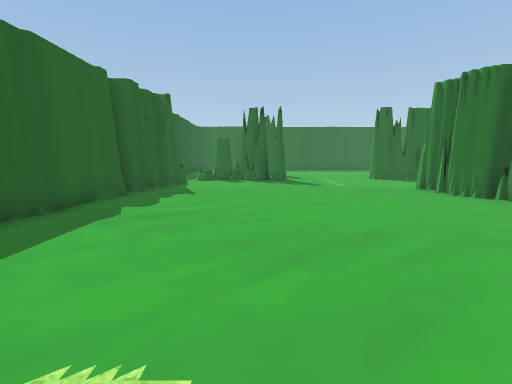
[1] (above)

23 first-person views from a walk through a 3-D level made in the Unity game engine. The camera is 1.3 m above the floor, tilts 8° down and sees 90° across. The floor is counted in squares, 1 m on a side. Each view is taken from the middle of a square. On the plan, view 1 faces up. The plan holds only what a view shows up to about 13 squares ahead; the rest is blank. The player is left out. Some surface patterns are stand-ins.

[2]
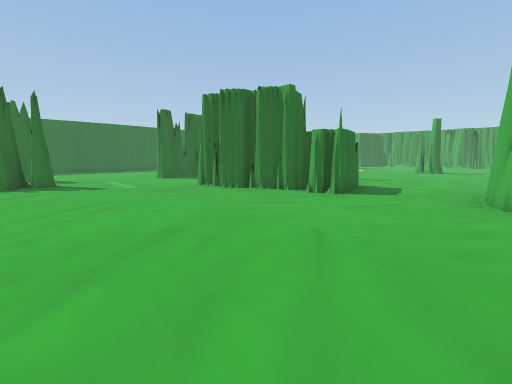

[3]
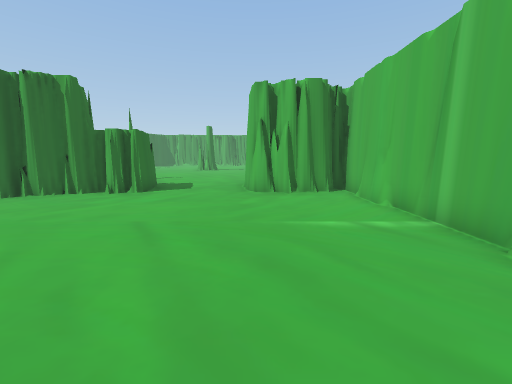

[4]
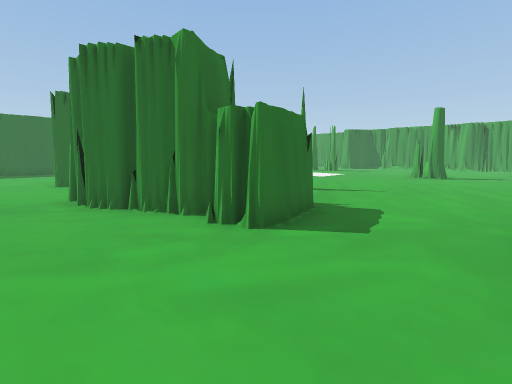

[5]
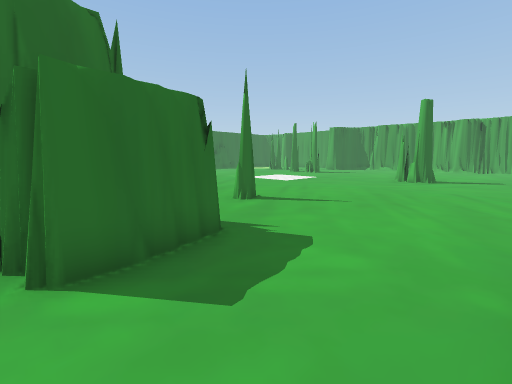

[6]
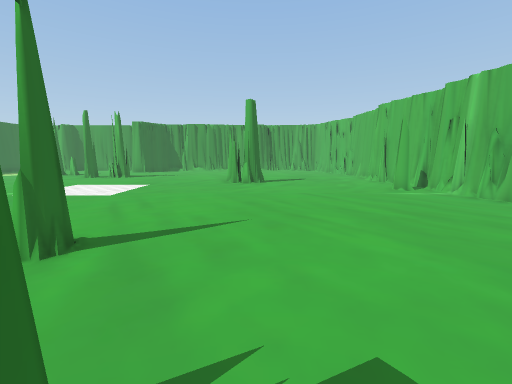

[7]
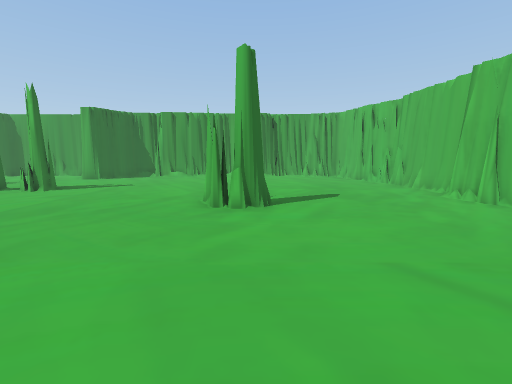

[8]
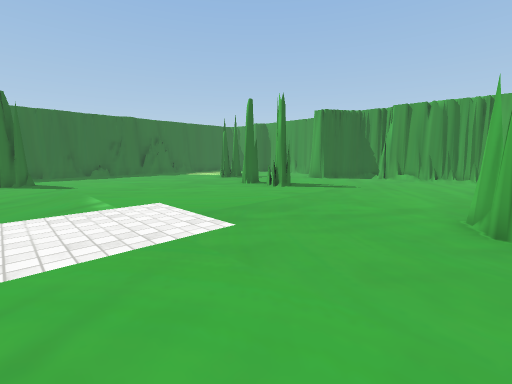

[9]
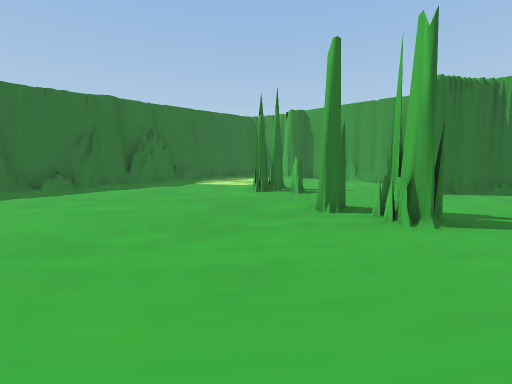

[10]
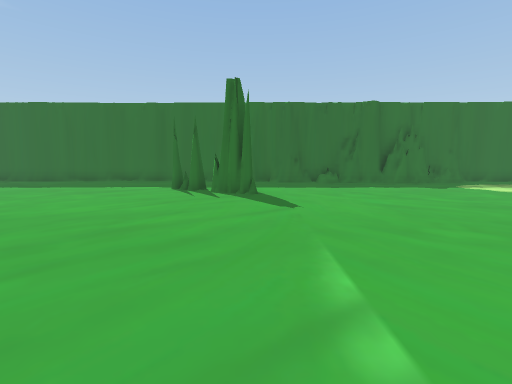

[11]
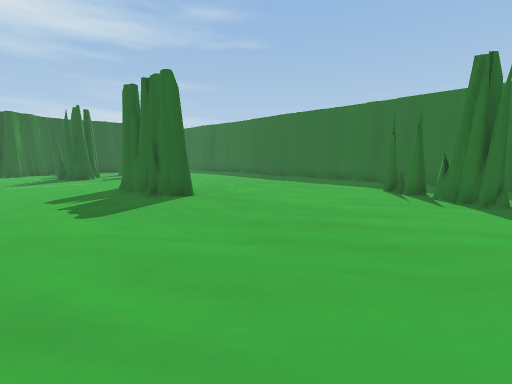

[12]
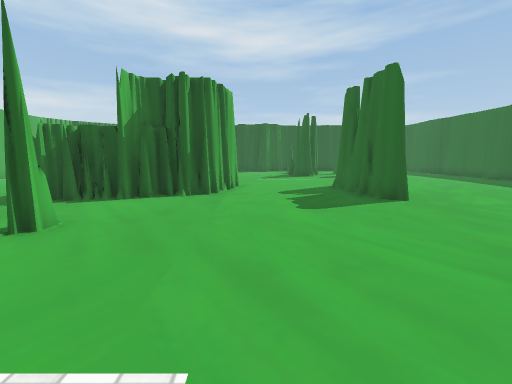

[13]
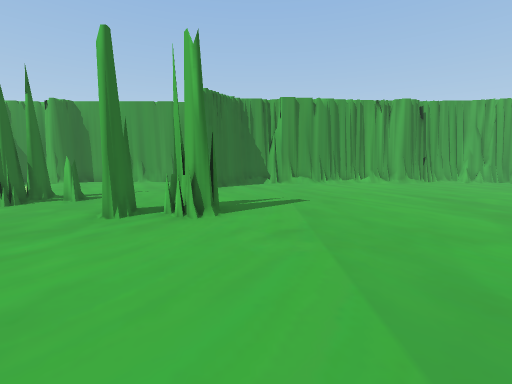

[14]
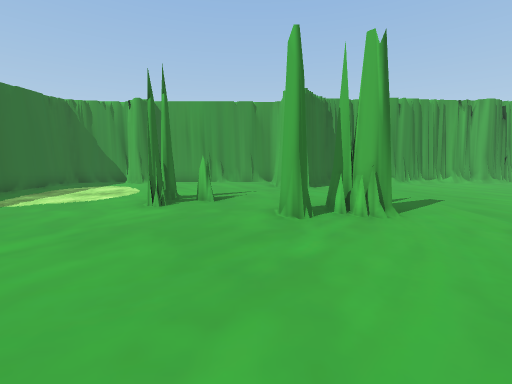

[15]
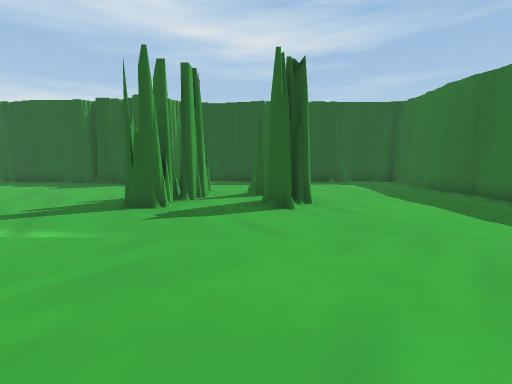

[16]
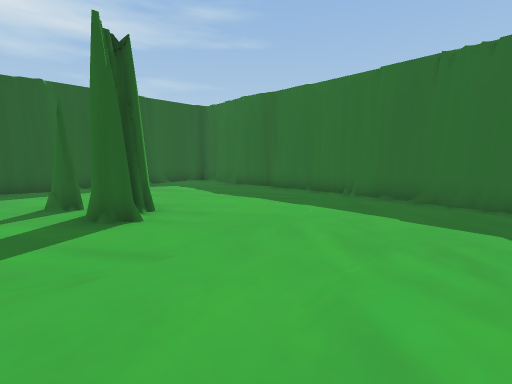

[17]
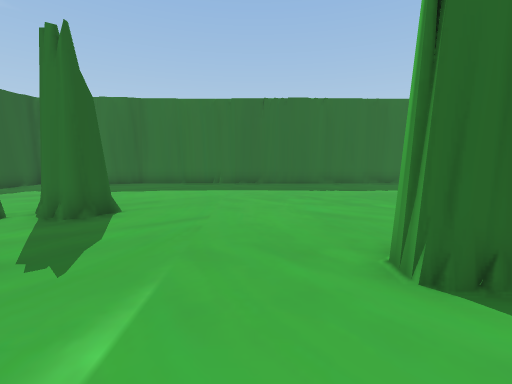

[18]
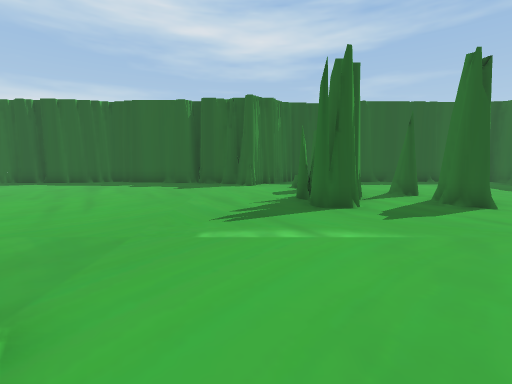

[19]
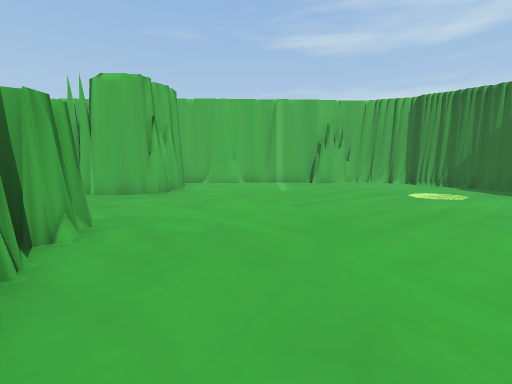

[20]
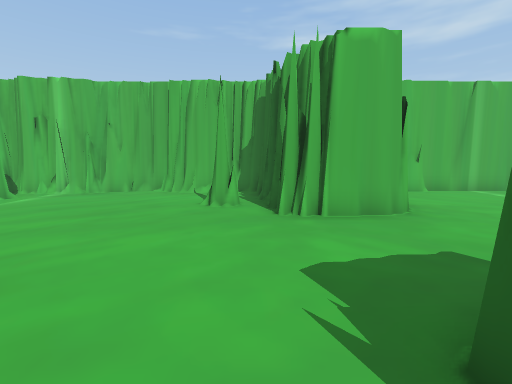

[21]
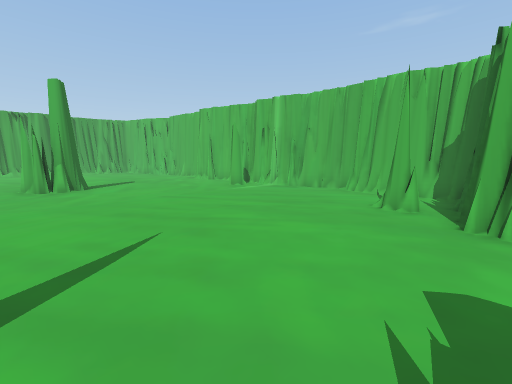

[22]
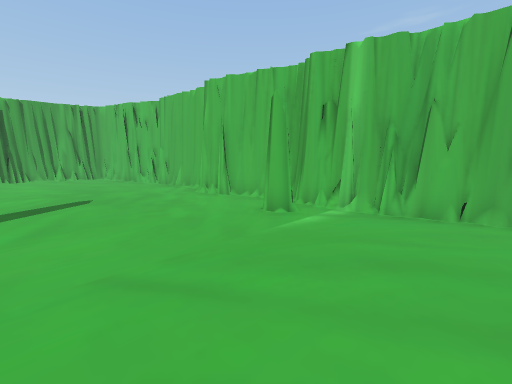

[23]
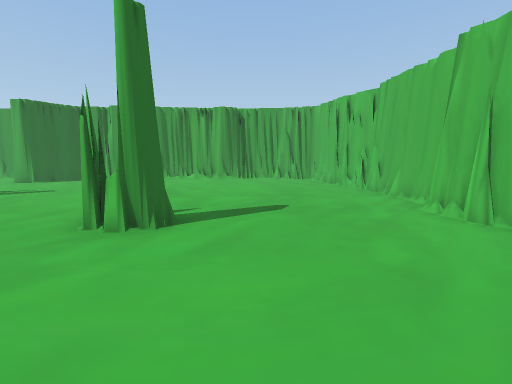

### Floor plan
Key: @ floor where view 1 was taken; # wall or solid block; x gap in a wall; . floor; = window, fence, low wall or low ledge.
Columns run from 5 left of view 1 to 33 right of it. Each row starts with its distance up from view 1.
 25     ##################
 24 #####..............  #############.####
 23 #................... . ...............#
 22 #................... . ...............#
 21 #...................###...............#
 20 #.....................#...............#
 19 #.....................................#
 18 #....##.........................##....#
 17 #...#.................................#
 16 #............  .......................#
 15 ....##......####......................#
 14   #x###........................#....###
 13 #..............................#....##
 12 ##.............................#.....#
 11  #...................................#
 10 ##..........##.......................#
  9 #...........###......................#
  8 #...........###......................##
  7 #............###......................#
  6 #............###.....................=#
  5 #............###............#  .......#
  4 #...........................#.........#
  3 #.....................................#
  2 #.....................................#
  1 #.....................................#
  0 #....@........###....................##
 -1 ##...........####.#..................##
 -2  ##..........## ##................####
 -3   ##..........#  #.....############
 -4    ############  #######

Positions as (right, up) in squares from view 1, and headings:
1: (0, 0), facing up
2: (0, 0), facing up-right
3: (-1, 0), facing right
4: (5, 1), facing up-right
5: (8, 1), facing up-right
6: (10, 4), facing right
7: (16, 4), facing right
8: (17, 5), facing up-right
9: (20, 11), facing up-right
10: (18, 11), facing up
11: (18, 11), facing up-left
12: (18, 11), facing left
13: (20, 11), facing right
14: (20, 15), facing right
15: (8, 17), facing left
16: (7, 16), facing up-left
17: (5, 12), facing up
18: (8, 12), facing left
19: (5, 9), facing down
20: (12, 6), facing down
21: (11, 6), facing down-right
22: (16, 3), facing down-right
23: (18, 2), facing right
